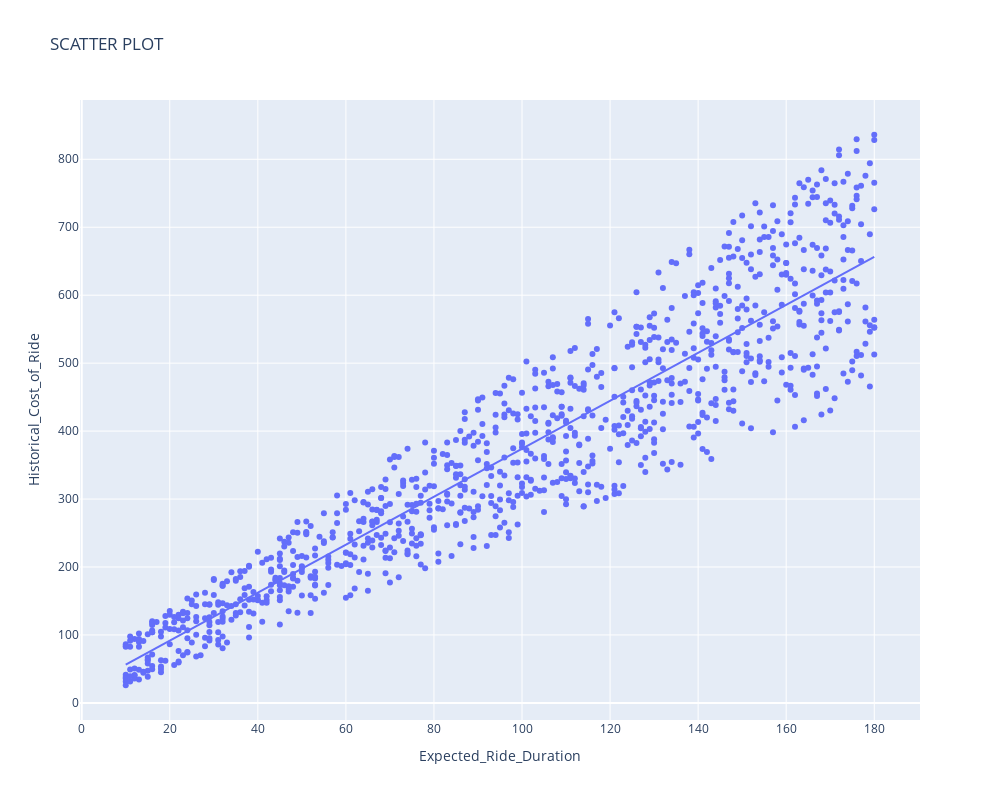

The code cell stored with this chart in its notebook:
### Code cell
fig = px.scatter(data, x='Expected_Ride_Duration', 
                 y='Historical_Cost_of_Ride',
                 title='Expected Ride Duration vs. Historical Cost of Ride', 
                 trendline='ols')
fig.update_layout(title=' SCATTER PLOT', width=1000, height=800)
fig.show()

### Figure 1 — Plotly figure (JSON) as saved in the notebook; plotly's stock layout.template omitted (floating-point values rounded to 4 significant figures; data arrays with more than 128 entries replaced by an {"elided": "..."} marker saying what was removed)
{"data": [{"hovertemplate": "Expected_Ride_Duration=%{x}<br>Historical_Cost_of_Ride=%{y}<extra></extra>", "legendgroup": "", "marker": {"color": "#636efa", "symbol": "circle"}, "mode": "markers", "name": "", "orientation": "v", "showlegend": false, "type": "scatter", "x": {"elided": "1000 int values"}, "xaxis": "x", "y": {"elided": "1000 float values"}, "yaxis": "y"}, {"hovertemplate": "<b>OLS trendline</b><br>Historical_Cost_of_Ride = 3.53091 * Expected_Ride_Duration + 20.8668<br>R<sup>2</sup>=0.860344<br><br>Expected_Ride_Duration=%{x}<br>Historical_Cost_of_Ride=%{y} <b>(trend)</b><extra></extra>", "legendgroup": "", "marker": {"color": "#636efa", "symbol": "circle"}, "mode": "lines", "name": "", "showlegend": false, "type": "scatter", "x": {"elided": "1000 int values"}, "xaxis": "x", "y": {"elided": "1000 float values"}, "yaxis": "y"}], "layout": {"height": 800, "legend": {"tracegroupgap": 0}, "title": {"text": " SCATTER PLOT"}, "width": 1000, "xaxis": {"anchor": "y", "autorange": false, "domain": [0, 1], "range": [-0.3908, 190.4], "title": {"text": "Expected_Ride_Duration"}, "type": "linear"}, "yaxis": {"anchor": "x", "autorange": false, "domain": [0, 1], "range": [-25.15, 887.3], "title": {"text": "Historical_Cost_of_Ride"}, "type": "linear"}}}
